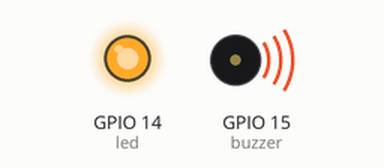
Bench run of a sketch on a simulated ESP32. Shown: output pins drawn as LEDs (lit = HIGH), buzzer (waves = sounding). WiFi joins after 1.5 s; servers stay silent unless stated; no MQTT or app messages arrive unless stated; what the sketch prints to the serial monitor is not drawn.

Above: at 2.4 s.
At 16.81 s:
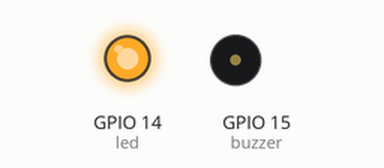
At 32.51 s:
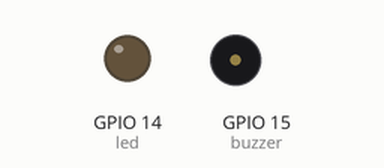
Timing chart, 0 to 32.8 s (numbered marks = the images above):
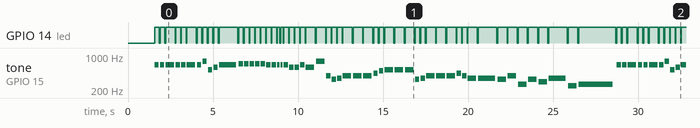

Measured:
- by itself, GPIO 14 (led): moves between LOW and HIGH, repeating every 27.2 s
- by itself, tone on GPIO 15 (buzzer): plays 659 Hz for 0.25 s, 659 Hz for 0.25 s, 659 Hz for 0.50 s, 659 Hz for 0.25 s, 659 Hz for 0.25 s, 659 Hz for 0.50 s … (262 notes in this stretch)

The sketch:

Sonido.ino
```cpp
#include <Stepper.h>
#include <WiFi.h>
#include <PubSubClient.h>
#include <Wire.h>

WiFiClient espClient;
PubSubClient client(espClient);
long lastMsg = 0;
char msg[50];
int value = 0;
int led=14;

int buzzer = 15;

// SSID-Password de nuestro servidor a Internet
const char* ssid = "linksys"; // RUBY
const char* password = ""; // 43888776
// Dirección del MQTT Broker IP address
const char* mqtt_server = "192.168.1.100";

//Notas musicales
#define NOTE_B0  31
#define NOTE_C1  33
#define NOTE_CS1 35
#define NOTE_D1  37
#define NOTE_DS1 39
#define NOTE_E1  41
#define NOTE_F1  44
#define NOTE_FS1 46
#define NOTE_G1  49
#define NOTE_GS1 52
#define NOTE_A1  55
#define NOTE_AS1 58
#define NOTE_B1  62
#define NOTE_C2  65
#define NOTE_CS2 69
#define NOTE_D2  73
#define NOTE_DS2 78
#define NOTE_E2  82
#define NOTE_F2  87
#define NOTE_FS2 93
#define NOTE_G2  98
#define NOTE_GS2 104
#define NOTE_A2  110
#define NOTE_AS2 117
#define NOTE_B2  123
#define NOTE_C3  131
#define NOTE_CS3 139
#define NOTE_D3  147
#define NOTE_DS3 156
#define NOTE_E3  165
#define NOTE_F3  175
#define NOTE_FS3 185
#define NOTE_G3  196
#define NOTE_GS3 208
#define NOTE_A3  220
#define NOTE_AS3 233
#define NOTE_B3  247
#define NOTE_C4  262
#define NOTE_CS4 277
#define NOTE_D4  294
#define NOTE_DS4 311
#define NOTE_E4  330
#define NOTE_F4  349
#define NOTE_FS4 370
#define NOTE_G4  392
#define NOTE_GS4 415
#define NOTE_A4  440
#define NOTE_AS4 466
#define NOTE_B4  494
#define NOTE_C5  523
#define NOTE_CS5 554
#define NOTE_D5  587
#define NOTE_DS5 622
#define NOTE_E5  659
#define NOTE_F5  698
#define NOTE_FS5 740
#define NOTE_G5  784
#define NOTE_GS5 831
#define NOTE_A5  880
#define NOTE_AS5 932
#define NOTE_B5  988
#define NOTE_C6  1047
#define NOTE_CS6 1109
#define NOTE_D6  1175
#define NOTE_DS6 1245
#define NOTE_E6  1319
#define NOTE_F6  1397
#define NOTE_FS6 1480
#define NOTE_G6  1568
#define NOTE_GS6 1661
#define NOTE_A6  1760
#define NOTE_AS6 1865
#define NOTE_B6  1976
#define NOTE_C7  2093
#define NOTE_CS7 2217
#define NOTE_D7  2349
#define NOTE_DS7 2489
#define NOTE_E7  2637
#define NOTE_F7  2794
#define NOTE_FS7 2960
#define NOTE_G7  3136
#define NOTE_GS7 3322
#define NOTE_A7  3520
#define NOTE_AS7 3729
#define NOTE_B7  3951
#define NOTE_C8  4186
#define NOTE_CS8 4435
#define NOTE_D8  4699
#define NOTE_DS8 4978
// ... (se omiten para brevedad, agregar todas las notas necesarias)

// Melodía de "Santa Claus is Coming to Town"
int santa_melody[] = {
  NOTE_G4,
  NOTE_E4, NOTE_F4, NOTE_G4, NOTE_G4, NOTE_G4,
  NOTE_A4, NOTE_B4, NOTE_C5, NOTE_C5, NOTE_C5,
  NOTE_E4, NOTE_F4, NOTE_G4, NOTE_G4, NOTE_G4,
  NOTE_A4, NOTE_G4, NOTE_F4, NOTE_F4,
  NOTE_E4, NOTE_G4, NOTE_C4, NOTE_E4,
  NOTE_D4, NOTE_F4, NOTE_B3,
  NOTE_C4
};

// Duración de cada nota en milisegundos
int santa_tempo[] = {
  8,
  8, 8, 4, 4, 4,
  8, 8, 4, 4, 4,
  8, 8, 4, 4, 4,
  8, 8, 4, 2,
  4, 4, 4, 4,
  4, 2, 4,
  1
};

// Jingle Bells

int jingle_melody[] = {
  NOTE_E5, NOTE_E5, NOTE_E5,
  NOTE_E5, NOTE_E5, NOTE_E5,
  NOTE_E5, NOTE_G5, NOTE_C5, NOTE_D5,
  NOTE_E5,
  NOTE_F5, NOTE_F5, NOTE_F5, NOTE_F5,
  NOTE_F5, NOTE_E5, NOTE_E5, NOTE_E5, NOTE_E5,
  NOTE_E5, NOTE_D5, NOTE_D5, NOTE_E5,
  NOTE_D5, NOTE_G5
};

int jingle_tempo[]  = {
  8, 8, 4,
  8, 8, 4,
  8, 8, 8, 8,
  2,
  8, 8, 8, 8,
  8,  8, 8, 16, 16,
  8, 8, 8, 8,
  4, 4
};

void setup() {
  Serial.begin(115200);
  pinMode(led, OUTPUT);
  setup_wifi();
  client.setServer(mqtt_server, 1883);
  client.setCallback(callback);
}

void setup_wifi(){
  delay(10);
  Serial.println();
  Serial.print("Connectando a ");
  Serial.println(ssid);
  WiFi.begin(ssid, password);
  while (WiFi.status() != WL_CONNECTED) {
    delay(500);
    Serial.print(".");
  }
  Serial.println("");
  Serial.println("Wifi conectado");
  Serial.println("IP address: ");
  Serial.println(WiFi.localIP());
}

void callback(char* topic, byte* message, unsigned int length){
  Serial.print("Mensaje recibido en topic: ");
  Serial.print(topic);
  Serial.print(", Message: ");
  String messageTemp;
  for(int i = 0; i < length; i++){
    Serial.print((char)message[i]);
    messageTemp += (char)message[i];
  }
  Serial.println();

  if(String(topic)=="esp32/musica"){
    Serial.print("Cambio de salida: ");
    if(messageTemp=="on"){
      playMelodyJingle();
      delay(1000);
      playMelodySanta();
    }else if(messageTemp=="off"){
      noTone(buzzer);
    }
  }else if(String(topic)=="esp32/leds"){
    Serial.print("Cambio de salida: ");
    if(messageTemp=="on"){
      digitalWrite(led, HIGH);
    }else if(messageTemp=="off"){
      digitalWrite(led, LOW);
    }
  }
}

void reconnect(){
  Serial.print("Intentando conexión MQTT...");
    if(client.connect("ESP8266Client")){
      Serial.println("conectado");
      client.subscribe("esp32/musica");
      client.subscribe("esp32/leds");
    }else{
      Serial.print("Fallo, rc = ");
      Serial.print(client.state());
      Serial.println(" Intentelo de nuevo en 5 seg");
      hacerMovimientoSn();
      delay(5000);
    }
}

void playMelodySanta() {
  for (int i = 0; i < sizeof(santa_melody) / sizeof(santa_melody[0]); i++) {
    int noteDuration = 2000 / santa_tempo[i];
    digitalWrite(led, HIGH);
    tone(buzzer, santa_melody[i], noteDuration);
    delay(noteDuration * 1.1);
    digitalWrite(led, LOW);
    noTone(buzzer);

    // Esperar un breve tiempo antes de la próxima nota
    delay(50);
  }
}

void playMelodyJingle() {
  for (int i = 0; i < sizeof(jingle_melody) / sizeof(jingle_melody[0]); i++) {
    int noteDuration = 2000 / jingle_tempo[i];
    digitalWrite(led, HIGH);
    tone(buzzer, jingle_melody[i], noteDuration);
    delay(noteDuration * 1.1);
    digitalWrite(led, LOW);
    noTone(buzzer);

    // Esperar un breve tiempo antes de la próxima nota
    delay(50);
  }
}

void hacerMovimientoSn(){
  playMelodyJingle();
  playMelodySanta();
}

void loop() {
  if(!client.connected()){
    reconnect();
  }else{
    hacerMovimientoSn();
  }
  client.loop();
}
```
